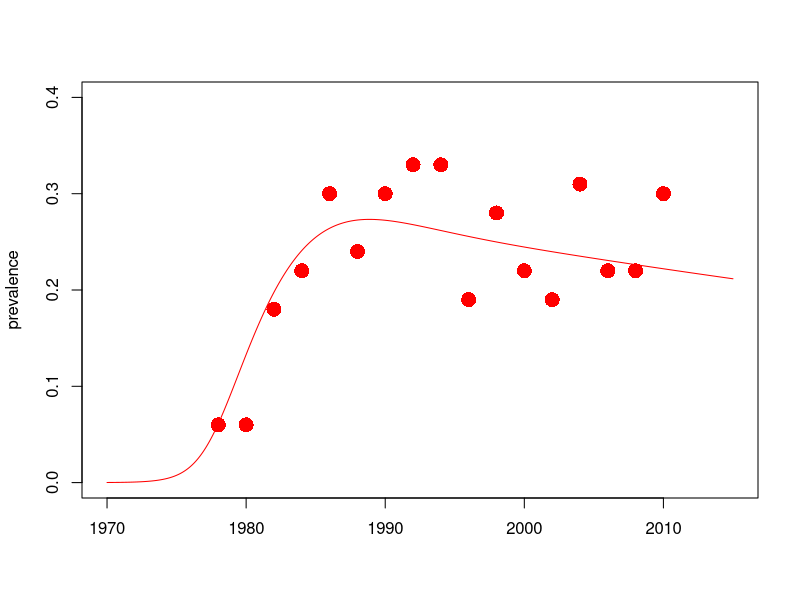

Here is the R script that generated this plot: (Note: this script raises an error after producing the figure.)
## Introduction to MCMC 2: Fitting an SI model to an HIV epidemic with adaptive block MCMC
## Steve Bellan 2015

## Meaningful Modeling of Epidemiologic Data, 2015 AIMS, Muizenberg

###################################################################### 

## By the end of this tutorial you should…

## * Understand how to simulate cross-sectional prevalence data around a simulated epidemic.
## * Calculate a binomial likelihood from these prevalence data and a fully specified epidemic model.
## * Be able to explain sequential, block, and adative Metropolis Hastings sampling algorithms.
## * Know how to assess multivariate MCMC chains for convergence both with trace plots and the Gelman-Rubin diagnostic.

library(boot); library(deSolve); library(coda)

## Function that makes a list of disease parameters with default values
disease_params <- function(Beta = 0.3
                           , alpha = 1 ## rate of beta decline with prevalence
                           , progRt = (1/10)*4 ## rate of of progression through each of the I classes, for 10 years total
                           , birthRt = .03 ## birth rate, 3% of people give birth per year
                           , deathRt = 1/60 ## 60 year natural life expectancy
                           )
    return(as.list(environment()))

disease_params()
disease_params(Beta = .2)

initPrev <- 10^-4 ## 1/10,000 infected at start
init <- c(S=1-initPrev, I1=initPrev, I2=0, I3=0, I4=0, CI = 0, CD = 0) ## modeling proportion of population
tseq <- seq(1970, 2015, by = 1/12)
Is <- paste0('I',1:4) ## for easy indexing

## SI ODE model
SImod <- function(tt, yy, parms) with(parms, {
    ## state variables
    S <- yy[1]  ## Susceptibles
    I1 <- yy[2] ## HIV stage 1
    I2 <- yy[3] ## HIV stage 2
    I3 <- yy[4] ## HIV stage 3
    I4 <- yy[5] ## HIV stage 4
    CI <- yy[7] ## cumulative incidence
    CD <- yy[8] ## cumulative mortality
    ## derived quantitties
    I <- I1+I2+I3+I4           ## total infecteds
    N <- I + S                 ## total population
    mort <- progRt * I4 / N ## HIV-related mortality
    FOI <- Beta * exp(-alpha * I/N) ## Force of infection
    ## state variable derivatives (ODE system)
    deriv <- rep(NA,5)  
    deriv[1]<-	birthRt*N - deathRt*S - FOI*S*I/N
    deriv[2]<-	FOI*S*I/N - progRt*I1 - deathRt*I1
    deriv[3]<-	progRt*I1 - progRt*I2 - deathRt*I2
    deriv[4]<-	progRt*I2 - progRt*I3 - deathRt*I3
    deriv[5]<-	progRt*I3 - progRt*I4 - deathRt*I4
    deriv[6]<-	FOI*S*I/N 
    deriv[7]<-	progRt*I4
    return(list(deriv))
})

## From a simulated epidemic, measure prevalence at several time points by performing
## cross-sectional samples of individual at each time, testing them, and then calculated sample
## prevalence and associated binomial confidence intervals
sampleEpidemic <- function(simDat, tseq = seq(1978, 2010, by = 2), numSamp = rep(100, length(tseq)), verbose=0) {
    if(verbose>0) browser()
    simDat$I <- rowSums(simDat[, Is])
    prev_at_sample_times <- simDat[simDat$time %in% tseq, 'I']
    numPos <- rbinom(length(numSamp), numSamp, prev_at_sample_times)
    lci <- mapply(function(x,n) binom.test(x,n)$conf.int[1], x = numPos, n = numSamp)
    uci <- mapply(function(x,n) binom.test(x,n)$conf.int[2], x = numPos, n = numSamp)    
    return(data.frame(time = tseq, numPos, numSamp, sampPrev =  numPos/numSamp,
                      lci = lci, uci = uci))
}

## Run system of ODEs for "true" parameter values
set.seed(4)
trueParms <- disease_params(Beta = .9, alpha = 8, progRt = 1/2.5)
simDat <- as.data.frame(lsoda(init, tseq, SImod, parms=trueParms))
simDat$I <- rowSums(simDat[, Is])
simDat$N <- rowSums(simDat[, c('S',Is)])
plot(simDat$time, simDat$I, xlab = '', ylab = 'prevalence', type = 'l', ylim = c(0,.4), col='red')

## Take cross-sectional sample of individuals to get prevalence estimates at multiple time points
obsDat <- sampleEpidemic(simDat, verbose = 0)
points(obsDat$time, obsDat$sampPrev, col = 'red', pch = 16, cex = 2)
arrows(obsDat$time, obsDat$uci, obsDat$time, obsDat$lci, col = makeTransparent('red'), len = .025, angle = 90, code = 3)

## Log-Likelihood
llikelihood <- function(parms = disease_params(), obsDat, verbose = 0) {
    simDat <- as.data.frame(lsoda(init, tseq, SImod, parms=parms))
    simDat$I <- rowSums(simDat[, Is])
    if(verbose > 5) browser()
    lls <- dbinom(obsDat$numPos, obsDat$numSamp, prob = simDat$I[simDat$time %in% obsDat$time], log = T)
    return(sum(lls))
}
llikelihood(obsDat=obsDat)

## Log-Prior (assume uninformative)
lprior <- function(parms=disease_params()) with(parms, {
    lp <- 0
    return(lp)
})

llikePrior <- function(fit.params=NULL, ## parameters to fit
                       ref.params = disease_params(), ## reference parameters
                       obsDat, verbose = 0) { ## observed data
    parms <- within(ref.params, { ## subs fitting parameters into reference parameter vector
        for(nm in names(fit.params)) assign(nm, as.numeric(fit.params[nm]))
        rm(nm)
    })
    llikelihood(parms, obsDat=obsDat, verbose = verbose) + lprior(parms)
}
llikePrior(obsDat=obsDat)

logParms <- function(fit.params) {
    fit.params <- log(fit.params)
    names(fit.params) <- paste0('log',names(fit.params))
    return(fit.params)
}
unlogParms <- function(fit.params) {
    fit.params <- exp(fit.params)
    names(fit.params) <- sub('log','', names(fit.params))
    return(fit.params)
}
unlogParms(logParms(c(alpha = 3, Beta=.3)))

initBounds <- data.frame(rbind( ## for initial conditions
                               c(log(.2),log(2)) ## beta
                               ,c(log(1), log(30)) ## alpha
                               ,c(log(1),log(1/10)))) ## progRt
colnames(initBounds) <- c('lower','upper')
rownames(initBounds) <- c('logBeta','logalpha','logprogRt')
class(initBounds[,2]) <- class(initBounds[,1]) <- 'numeric'
initBounds

initRand <- function(fit.params) {
    fit.params <- logParms(fit.params)
    tempnm <- names(fit.params)
    for(nm in tempnm) fit.params[nm] <- runif(1, min = initBounds[rownames(initBounds)==nm, 'lower'], 
                                              max =  initBounds[row.names(initBounds)==nm, 'upper'])
    return(unlogParms(fit.params))
}
initRand(c(alpha = 3, Beta = 1))


mcmcSampler <- function(current.params, ref.params=disease_params(), obsDat, seed = 1,
                        proposer = sequential.proposer(sdProps=sdProps),
                        adaptiveMCMC = F, startAdapt = 300,
                        plotterLoops = NULL, ## repeat plot of some iterations more to lengthen their display
                        showing = showingFXN(),
                        plotter = plotterTS, randInit = T, niter = 100, nburn = 0, adptBurn = 200,
                        verbose=0, plotNM=NULL, tell = 100) {
    if(verbose>2) browser()
    if(randInit) current.params <- initRand(current.params)
    nfitted <- length(current.params)
    vv <- 2 ## mcmc iteration
    accept <- 0
    curVal <- llikePrior(current.params, ref.params = ref.params, obsDat=obsDat, verbose = verbose)
    out <- matrix(NA, nr = niter, nc=length(current.params)+1)
    out[1,] <- c(current.params, nll = -curVal)
    colnames(out) <- c(names(current.params), 'nll')
    max_index <- dim(out)[1]
    last.it <- 0
    ## Store original covariance matrix
    if(proposer$type=='block') originalCovar <- get('covar', envir = environment(proposer$fxn)) 
    while(vv <= max_index) {
        if ((verbose > 1) || (verbose && (vv%%tell == 0))) print(paste("on iteration",vv,"of",last.it + niter + 1))
        ## Adaptive MCMC
        ## adapt covariance every 50 iterations
        if(adaptiveMCMC & proposer$type=='block' & vv > startAdapt & vv %% 50 == 0) {
            adptBurn <- min((startAdapt-50), adptBurn)
            save(list = ls(all.names = TRUE), file='dbgAdapt.Rdata')
            ## load(file='dbgAdapt.Rdata')
            adaptedCovar <- 2.38^2 / nfitted * cov.wt(log(out[adptBurn:(vv-1),1:nfitted]))$cov ## will converge for vv large
            adaptedCovar <- adaptedCovar*.95 + originalCovar*.05 ## 95% adapted & 5% original
            rownames(adaptedCovar) <- colnames(adaptedCovar) <- names(current.params)
            assign('covar', adaptedCovar, envir = environment(proposer$fxn))
        }
        proposal0 <- proposer$fxn(logParms(current.params))
        onpar <- proposal0$onpar
        propt <- proposal0$type
        proposal <- unlogParms(proposal0$proposal)
        propVal <- llikePrior(proposal, ref.params = ref.params, obsDat=obsDat, verbose = verbose)
        lmh <- propVal - curVal ## likelihood ratio = log likelihood difference
        if (is.na(lmh)) { ## if NA, print informative info but don't accept it
            print(list(lmh=lmh, proposal=exp(proposal), vv=vv, seed=seed))
        } else { ## if it's not NA then do acception/rejection algorithm
            if (verbose > 1) print( c(lmh=lmh, propVal=propVal) )
            ## if MHR >= 1 or a uniform random # in [0,1] is <= MHR, accept otherwise reject
            if ( (lmh >= 0) | (runif(1,0,1) <= exp(lmh)) ) {
                current.params <- proposal
                if (vv>nburn) accept <- accept + 1 #only track acceptance after burn-in
                curVal <- propVal
            }
        }
        out[vv, ] <- c(current.params, nll=curVal)
        vv <- vv+1
        aratio <- accept/((vv-nburn))
        if(!is.null(plotter)) {
                par(opar)
                plotter(out, vv, ref.params=ref.params, obsDat=obsDat, proposer = proposer, proposal = proposal,
                        onpar=onpar,proptype=propt, aratio = aratio, showing = showing, plotterLoops=plotterLoops)
        }
    }
    if(!is.null(plotNM)) graphics.off()
    colnames(out) <- c(names(current.params), 'nll')
    return(list(out = out[1:nrow(out)>(nburn+1),], aratio = aratio, current.params = current.params,
                ref.params=ref.params))
}
